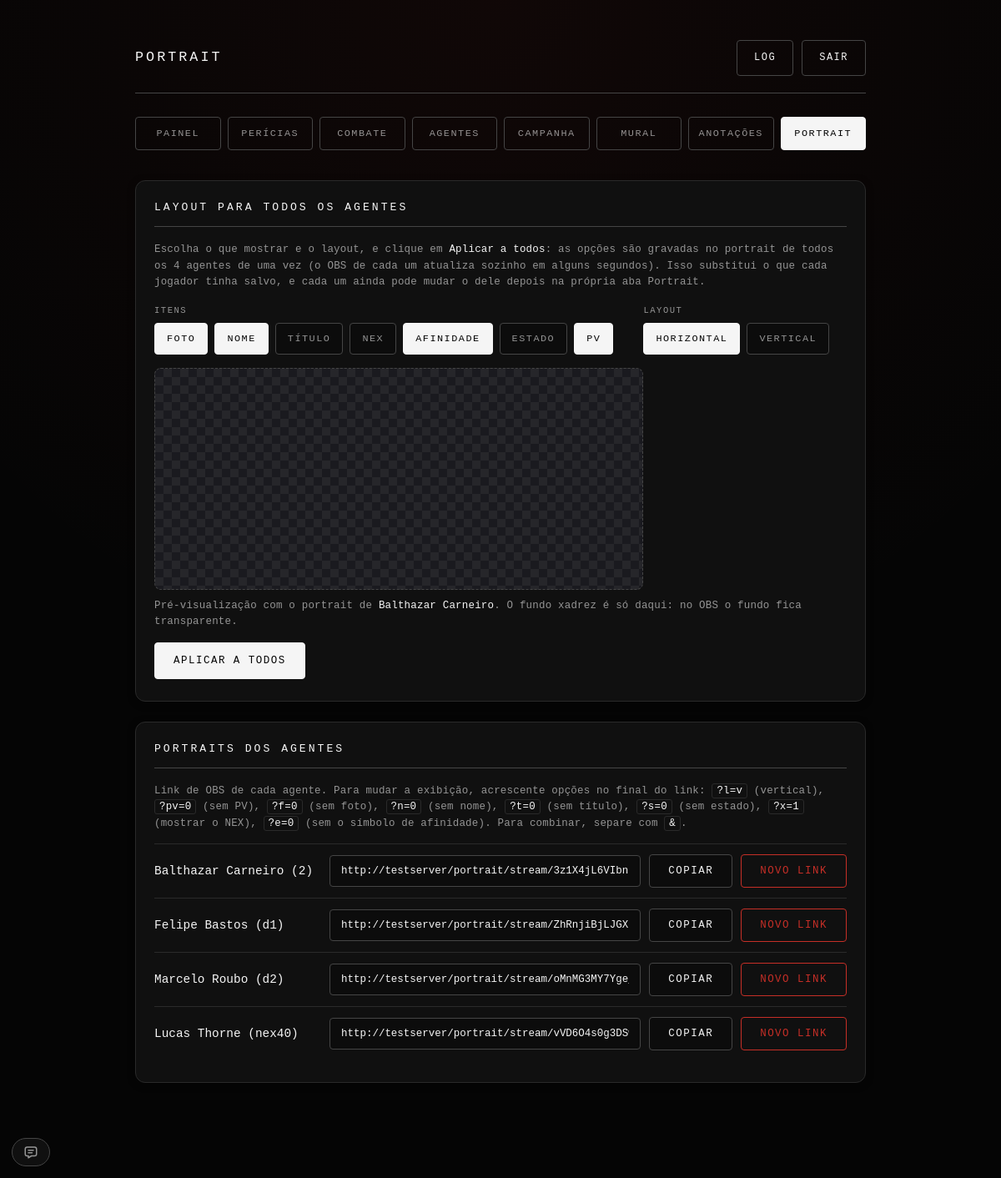
Page /portrait (signed in) on the committed database.
### tables this page shows
CREATE TABLE users (
            id INTEGER PRIMARY KEY AUTOINCREMENT,
            username TEXT UNIQUE NOT NULL,
            password_hash TEXT NOT NULL,
            is_admin INTEGER NOT NULL DEFAULT 0,

            agilidade INTEGER NOT NULL DEFAULT 1,
            forca INTEGER NOT NULL DEFAULT 1,
            intelecto INTEGER NOT NULL DEFAULT 1,
            presenca INTEGER NOT NULL DEFAULT 1,
            vigor INTEGER NOT NULL DEFAULT 1,
            attributes_locked INTEGER NOT NULL DEFAULT 0,

            color TEXT NOT NULL DEFAULT '#c62f27',

            pv INTEGER NOT NULL DEFAULT 10,
            pv_max INTEGER NOT NULL DEFAULT 10,
            pe INTEGER NOT NULL DEFAULT 2,
            pe_max INTEGER NOT NULL DEFAULT 2,
            sanidade INTEGER NOT NULL DEFAULT 10,
            sanidade_max INTEGER NOT NULL DEFAULT 10,
            points_locked INTEGER NOT NULL DEFAULT 0,

            capacidade_max INTEGER NOT NULL DEFAULT 10,
            capacidade_locked INTEGER NOT NULL DEFAULT 0,

            avatar TEXT,
            avatar_size INTEGER NOT NULL DEFAULT 160,
            is_online INTEGER NOT NULL DEFAULT 0,

            character_name TEXT NOT NULL DEFAULT '',
            character_history TEXT NOT NULL DEFAULT '',
            character_physical TEXT NOT NULL DEFAULT '',
            character_description TEXT NOT NULL DEFAULT '',
            character_origin TEXT NOT NULL DEFAULT '',
            character_class TEXT NOT NULL DEFAULT '',
            character_nex INTEGER NOT NULL DEFAULT 0,
            character_notes TEXT NOT NULL DEFAULT '',
            character_locked INTEGER NOT NULL DEFAULT 0
        , character_patente TEXT NOT NULL DEFAULT '', character_money INTEGER NOT NULL DEFAULT 0, defesa_equip_bonus INTEGER NOT NULL DEFAULT 0, defesa_outros_bonus INTEGER NOT NULL DEFAULT 0, defesa_reduction INTEGER NOT NULL DEFAULT 0, last_read_chat_id INTEGER NOT NULL DEFAULT 0, character_title TEXT NOT NULL DEFAULT '', character_title_color TEXT NOT NULL DEFAULT '#f5f5f5', character_element_affinity TEXT NOT NULL DEFAULT '', character_class_track TEXT NOT NULL DEFAULT '', attribute_increases_used INTEGER NOT NULL DEFAULT 0, state TEXT NOT NULL DEFAULT '', pe_backup INTEGER, pe_max_backup INTEGER, pd_key TEXT, portrait_url TEXT NOT NULL DEFAULT '', portrait_token TEXT NOT NULL DEFAULT '', portrait_opts TEXT NOT NULL DEFAULT '');

### app.py (the view)
@app.route('/portrait')
@login_required
def portrait_panel():
    db = get_db()
    user = db.execute('SELECT * FROM users WHERE id = ?', (session['user_id'],)).fetchone()
    is_admin = bool(session.get('is_admin'))
    my_token = '' if is_admin else _portrait_token_for(db, user['id'])
    agents = []
    if is_admin:
        for u in db.execute(
            "SELECT id, username, character_name FROM users WHERE is_admin = 0 ORDER BY username ASC"
        ).fetchall():
            agents.append({
                'id': u['id'],
                'name': u['character_name'] or u['username'],
                'username': u['username'],
                'token': _portrait_token_for(db, u['id']),
            })
    return render_template('portrait.html', user=user, my_token=my_token, agents=agents,
                           my_opts=_portrait_opts_for(user),
                           preview_token=agents[0]['token'] if agents else '')

### app.py (called while the page is built, shortened)
def _asset_version(filename):
    try:
        return int(os.path.getmtime(os.path.join(CODE_STATIC_DIR, filename)))
    except OSError:
        return 0

@app.context_processor
def _inject_chat_dock():
    return {'chat_dock_ritual_icons': RITUAL_ELEMENT_ICONS}

@app.context_processor
def _inject_sem_sanidade():
    try:
        row = get_db().execute('SELECT sem_sanidade FROM campaign WHERE id = 1').fetchone()
        flag = bool(row and row['sem_sanidade'])
    except Exception:
        flag = False
    return {
        'sem_sanidade': flag,
        'pe_label': 'PD' if flag else 'PE',
        'pe_t': Markup('<span class="t-pe">PE</span><span class="t-pd">PD</span>'),
    }

@app.after_request
def _keep_pd_in_sync(resp):
    try:
        if request.method == 'POST' and resp.status_code < 400 \
                and not (request.path or '').startswith('/static/'):
            db = get_db()
            row = db.execute('SELECT sem_sanidade FROM campaign WHERE id = 1').fetchone()
            if row and row['sem_sanidade']:
                _apply_pd_rules(db)
    except Exception:
        try:
            get_db().rollback()
        except Exception:
            pass
    return resp

@app.after_request
def _optimize_response(resp):
    try:
        path = request.path or ''
        if resp.status_code in (200, 304) and request.method == 'GET':
            if request.args.get('v') and path.startswith('/static/') and \
                    path.rsplit('.', 1)[-1] in ('css', 'js', 'png', 'svg'):
                resp.headers['Cache-Control'] = 'public, max-age=31536000, immutable'
            elif request.endpoint == 'static':
                resp.headers['Cache-Control'] = 'public, max-age=604800'
        if resp.status_code != 200 or request.method != 'GET':
            return resp
        if 'gzip' not in (request.headers.get('Accept-Encoding') or '').lower():
            return resp
    except Exception:
        pass
    return resp

def get_db():
    if 'db' not in g:
        g.db = _connect_db()
    return g.db

@app.teardown_appcontext
def _close_db(exception=None):
    db = g.pop('db', None)
    if db is not None:
        db.close()

### database.py (called while the page is built)
def get_db():
    conn = sqlite3.connect(DB_PATH, timeout=10)
    conn.row_factory = sqlite3.Row
    conn.execute('PRAGMA foreign_keys = ON')
    conn.execute('PRAGMA busy_timeout = 10000')
    conn.execute('PRAGMA synchronous = NORMAL')
    return conn

### templates/portrait.html (shortened to what this page needs)
<!DOCTYPE html>
<html lang="pt-br">
    <head>
        <link rel="stylesheet" href="{{ url_for('static', filename='style.css') }}?v={{ asset_version('style.css') }}">
    </head>
    <body>
        <div class="container">
            <header>
                <h1>Portrait</h1>
                <div class="header-actions">
                    {% if session.get('is_admin') %}<a href="{{ url_for('admin_log') }}"{{ ' class="active"'|safe if request.endpoint == 'admin_log' }}>Log</a>{% endif %}
                    <a href="{{ url_for('logout') }}">Sair</a>
                </div>
            </header>
            <nav class="tab-nav">
                <a href="{{ url_for('admin_panel') if session.get('is_admin') else url_for('player_panel') }}" class="tab-link">Painel</a>
                <a href="{{ url_for('pericias_panel') }}" class="tab-link">Perícias</a>
                <a href="{{ url_for('combate_panel') }}" class="tab-link" id="nav-chat-link">Combate</a>
                <a href="{{ url_for('agentes_panel') }}" class="tab-link">Agentes</a>
                <a href="{{ url_for('campanha_panel') }}" class="tab-link">Campanha</a>
                <a href="{{ url_for('mural_panel') }}" class="tab-link">Mural</a>
                <a href="{{ url_for('anotacoes_panel') }}" class="tab-link">Anotações</a>
                <a href="{{ url_for('portrait_panel') }}" class="tab-link active">Portrait</a>
            </nav>
            {% if session.get('is_admin') %}
            <div class="panel-section">
                <div class="section-title">Layout para todos os agentes</div>
                <div class="portrait-step">
                    <p class="portrait-note" style="margin-bottom:16px">Escolha o que mostrar e o layout, e clique em <b>Aplicar a todos</b>: as opções são gravadas no portrait de todos os {{ agents|length }} agentes de uma vez (o OBS de cada um atualiza sozinho em alguns segundos). Isso substitui o que cada jogador tinha salvo, e cada um ainda pode mudar o dele depois na própria aba Portrait.</p>
                    <div class="portrait-groups">
                        <div class="portrait-group">
                            <span class="portrait-group-label">Itens</span>
                            <div class="portrait-chips" id="all-options">
                                <label class="portrait-chip"><input type="checkbox" data-k="f"{{ ' checked' if my_opts.f != '0' }}><span>Foto</span></label>
                                <label class="portrait-chip"><input type="checkbox" data-k="n"{{ ' checked' if my_opts.n != '0' }}><span>Nome</span></label>
                                <label class="portrait-chip"><input type="checkbox" data-k="t"{{ ' checked' if my_opts.t != '0' }}><span>Título</span></label>
                                <label class="portrait-chip"><input type="checkbox" data-k="x"{{ ' checked' if my_opts.x == '1' }}><span>NEX</span></label>
                                <label class="portrait-chip" title="Símbolo do elemento de afinidade ao lado do nome (aparece a partir de 50% de NEX)"><span>Afinidade</span></label>
                                <label class="portrait-chip"><input type="checkbox" data-k="s"{{ ' checked' if my_opts.s != '0' }}><span>Estado</span></label>
                                <label class="portrait-chip"><input type="checkbox" data-k="pv"{{ ' checked' if my_opts.pv != '0' }}><span>PV</span></label>
                            </div>
                        </div>
                        <div class="portrait-group">
                            <span class="portrait-group-label">Layout</span>
                            <div class="portrait-chips" id="all-layout">
                                <label class="portrait-chip"><input type="radio" name="all-layout" value="h"{{ ' checked' if my_opts.l != 'v' }}><span>Horizontal</span></label>
                                <label class="portrait-chip"><input type="radio" name="all-layout" value="v"{{ ' checked' if my_opts.l == 'v' }}><span>Vertical</span></label>
                            </div>
                        </div>
                    </div>
                    {% if preview_token %}
                    <div class="portrait-stage">
                        <iframe id="all-frame" width="560" height="240" title="Pré-visualização do layout"></iframe>
                    </div>
                    <p class="portrait-note">Pré-visualização com o portrait de <b>{{ agents[0]['name'] }}</b>. O fundo xadrez é só daqui: no OBS o fundo fica transparente.</p>
                    {% endif %}
                    <div class="portrait-save-row">
                        <button type="button" id="all-save" class="portrait-primary"{{ ' disabled' if not agents }}>Aplicar a todos</button>
                    </div>
                </div>
            </div>
            <div class="panel-section">
                <div class="section-title">Portraits dos Agentes</div>
                <p class="portrait-note">Link de OBS de cada agente. Para mudar a exibição, acrescente opções no final do link: <code>?l=v</code> (vertical), <code>?pv=0</code> (sem PV), <code>?f=0</code> (sem foto), <code>?n=0</code> (sem nome), <code>?t=0</code> (sem título), <code>?s=0</code> (sem estado), <code>?x=1</code> (mostrar o NEX), <code>?e=0</code> (sem o símbolo de afinidade). Para combinar, separe com <code>&amp;</code>.</p>
                {% for a in agents %}
                    <div class="portrait-agent-row">
                        <div class="portrait-agent-name">{{ a['name'] }} ({{ a['username'] }})</div>
                        <input type="text" readonly class="agent-link" data-token="{{ a['token'] }}" value="">
                        <button type="button" class="agent-copy">Copiar</button>
                        <form method="POST" action="{{ url_for('portrait_regenerate') }}"
                              onsubmit="return confirm('Gerar um novo link para este agente? O link atual deixa de funcionar.');">
                            <button type="submit" class="btn-delete">Novo link</button>
                        </form>
                    </div>
                {% else %}
                    <p class="empty">Nenhum agente cadastrado ainda.</p>
                {% endfor %}
            </div>
            {% endif %}
        </div>
        {% include '_chat_dock.html' %}
    </body>
</html>

### rows in the picture
users: character_name "Balthazar Carneiro", name "Balthazar Carneiro"
users: name "Felipe Bastos", username "d1"
users: name "Marcelo Roubo", username "d2"
users: name "Lucas Thorne", username "nex40"

### other values in the picture
{{ agents|length }} "4"
{{ a['username'] }} "2"
